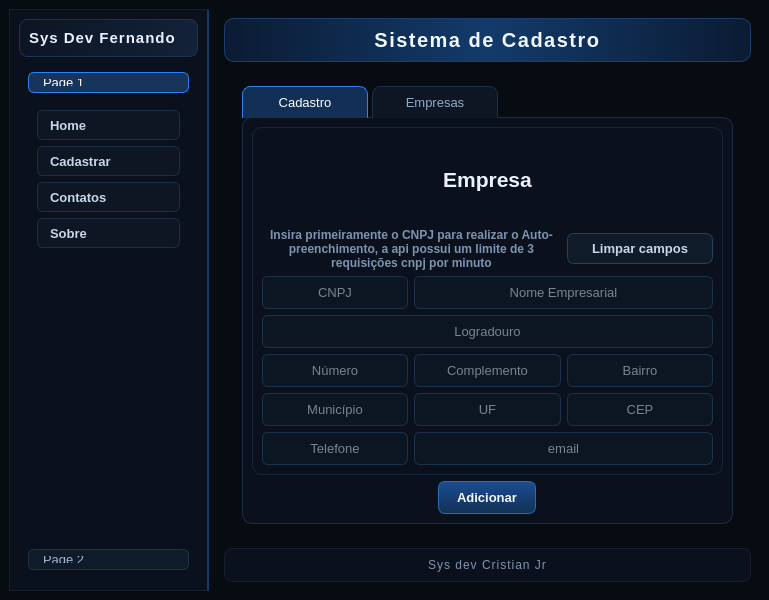
<?xml version="1.0" encoding="UTF-8"?>
<ui version="4.0">
 <class>MainWindow</class>
 <widget class="QMainWindow" name="MainWindow">
  <property name="geometry">
   <rect>
    <x>0</x>
    <y>0</y>
    <width>769</width>
    <height>600</height>
   </rect>
  </property>
  <property name="windowTitle">
   <string>MainWindow</string>
  </property>
  <property name="styleSheet">
   <string notr="true">/* ==================== TEMA: PRETO + AZUL ESCURO ==================== */
QWidget {
    background-color: transparent;
    color: #D7E3F4;
    font-size: 10pt;
}
QMainWindow, QWidget#centralwidget {
    background-color: #070B12;
}
/* --------------------------- Containers base --------------------------- */
#main_container {
    background-color: #070B12;
    border: none;
}
#left_container {
    background-color: #0A111C;
    border: 1px solid #14202F;
    border-right: 2px solid #1B3A63;
    border-radius: 0px;
}
#frame {
    background-color: qlineargradient(x1:0, y1:0, x2:1, y2:0, stop:0 #0D1524, stop:1 #122238);
    border: 1px solid #1E3350;
    border-radius: 8px;
}
#frame QLabel {
    color: #EAF2FF;
    font-size: 11pt;
    font-weight: 700;
    letter-spacing: 1px;
}
#frame_2, #frmMain, #Pages, #toolBox, #pg_home, #pg_cadastrar,
#pg_contatos, #pg_sobre, #tab, #Empresas {
    background-color: transparent;
    border: none;
}
/* ------------------------------- Cabeçalho ----------------------------- */
#frmHeader {
    background-color: qlineargradient(x1:0, y1:0, x2:1, y2:0, stop:0 #0B1B33, stop:0.5 #123B6B, stop:1 #0B1B33);
    border: 1px solid #1E3F6B;
    border-radius: 10px;
}
#frmHeader QLabel {
    color: #F2F8FF;
    font-size: 15pt;
    font-weight: 700;
    letter-spacing: 1.5px;
}
/* -------------------------------- Rodapé ------------------------------- */
#frmfooter {
    background-color: #0A111C;
    border: 1px solid #14202F;
    border-radius: 8px;
}
#frmfooter QLabel {
    color: #7F94B0;
    font-size: 9pt;
    letter-spacing: 1px;
}
/* --------------------------- Menu lateral (toolbox) -------------------- */
QToolBox {
    background-color: transparent;
    border: none;
}
QToolBox::tab {
    background-color: #101B2A;
    color: #9FB6D4;
    border: 1px solid #1E3350;
    border-radius: 6px;
    padding: 6px 10px;
    margin-bottom: 2px;
}
QToolBox::tab:selected {
    background-color: #16345C;
    color: #FFFFFF;
    border-color: #2F81F7;
}
QToolBox::tab:hover {
    background-color: #14273F;
}
#btn_home, #btn_cadastrar, #btn_contatos, #btn_sobre {
    background-color: #0D1622;
    border: 1px solid #1B2E45;
    border-radius: 6px;
    color: #C6D7EC;
    text-align: left;
    padding: 6px 12px;
}
#btn_home:hover, #btn_cadastrar:hover, #btn_contatos:hover, #btn_sobre:hover {
    background-color: #14304F;
    border-color: #2F81F7;
    color: #FFFFFF;
}
#btn_home:pressed, #btn_cadastrar:pressed, #btn_contatos:pressed, #btn_sobre:pressed {
    background-color: #0A2540;
}
/* --------------------------------- Abas -------------------------------- */
QTabWidget::pane {
    background-color: #0A111C;
    border: 1px solid #1B2E45;
    border-radius: 10px;
    top: -1px;
}
QTabBar::tab {
    background-color: #0D1622;
    color: #93A9C6;
    border: 1px solid #1B2E45;
    border-bottom: none;
    border-top-left-radius: 8px;
    border-top-right-radius: 8px;
    padding: 8px 22px;
    margin-right: 4px;
    min-width: 80px;
}
QTabBar::tab:selected {
    background-color: #123055;
    color: #FFFFFF;
    border-color: #2F81F7;
}
QTabBar::tab:hover {
    color: #FFFFFF;
    background-color: #14273F;
}
/* ---------------------------- Campos de texto -------------------------- */
QLineEdit {
    background-color: #0C1522;
    border: 1px solid #1D3149;
    border-radius: 6px;
    padding: 7px 10px;
    color: #E7F0FC;
    placeholder-text-color: #647A96;
    selection-background-color: #1F6FD0;
    selection-color: #FFFFFF;
}
QLineEdit:hover {
    border-color: #2A4A72;
}
QLineEdit:focus {
    background-color: #0E1A2A;
    border: 1px solid #2F81F7;
}
/* -------------------------------- Botões ------------------------------- */
QPushButton {
    background-color: qlineargradient(x1:0, y1:0, x2:0, y2:1, stop:0 #1B4D91, stop:1 #123055);
    border: 1px solid #2C6BB8;
    border-radius: 7px;
    color: #F2F8FF;
    font-weight: 600;
    padding: 8px 18px;
}
QPushButton:hover {
    background-color: #2670C7;
    border-color: #4C9BF5;
}
QPushButton:pressed {
    background-color: #0E2440;
}
QPushButton:disabled {
    background-color: #0C131D;
    border-color: #1A2637;
    color: #5B6B80;
}
#btn_limpar {
    background-color: #101B2A;
    border-color: #26405E;
    color: #C6D7EC;
    padding: 7px 14px;
}
#btn_limpar:hover {
    background-color: #16304F;
    border-color: #2F81F7;
    color: #FFFFFF;
}
/* --------------------------------- Tabela ------------------------------ */
QTableWidget {
    background-color: #0A121D;
    alternate-background-color: #0D1726;
    gridline-color: #1A2B40;
    border: 1px solid #1D3149;
    border-radius: 8px;
    color: #DCE8F7;
    selection-background-color: #1C5FA8;
    selection-color: #FFFFFF;
}
QTableWidget::item {
    padding: 6px;
    border: none;
}
QTableWidget::item:selected {
    background-color: #1C5FA8;
    color: #FFFFFF;
}
QHeaderView::section {
    background-color: #10203A;
    color: #BFD4EE;
    border: none;
    border-right: 1px solid #1B2E45;
    border-bottom: 1px solid #1B2E45;
    padding: 7px 8px;
    font-weight: 700;
    font-size: 9pt;
    letter-spacing: 0.5px;
}
QHeaderView::section:hover {
    background-color: #16304F;
}
QTableCornerButton::section {
    background-color: #10203A;
    border: none;
}
/* ------------------------------ Painéis do form ------------------------ */
#frame_3, #frame_4 {
    background-color: #0A111C;
    border: 1px solid #16263B;
    border-radius: 10px;
}
/* -------------------------------- Labels ------------------------------- */
QLabel {
    background-color: transparent;
    color: #D7E3F4;
}
#nomeEmpresa {
    color: #EAF3FF;
}
#label_5, #label_8 {
    color: #EAF3FF;
    letter-spacing: 2px;
}
#label_9 {
    color: #B8CBE3;
    font-size: 11pt;
}
#label_12 {
    color: #7E93B0;
    font-size: 9pt;
}
#label_4, #label_11 {
    color: #C7D8EE;
}
/* --------------------------- Logo na tela Home ------------------------- */
#label_7 {
    background-color: qlineargradient(x1:0, y1:0, x2:0, y2:1, stop:0 #F4F9FF, stop:1 #C9DDF5);
    border: 1px solid #2F81F7;
    border-radius: 18px;
}
/* -------------------------------- Splitter ----------------------------- */
#splitter::handle {
    background-color: #1B2E45;
    width: 2px;
}
/* ------------------------------ Scrollbars ----------------------------- */
QScrollBar:vertical {
    background-color: #0A111C;
    width: 12px;
    margin: 0px;
    border: none;
}
QScrollBar::handle:vertical {
    background-color: #1E3B5E;
    min-height: 30px;
    border-radius: 6px;
}
QScrollBar::handle:vertical:hover {
    background-color: #2F6BA8;
}
QScrollBar:horizontal {
    background-color: #0A111C;
    height: 12px;
    margin: 0px;
    border: none;
}
QScrollBar::handle:horizontal {
    background-color: #1E3B5E;
    min-width: 30px;
    border-radius: 6px;
}
QScrollBar::handle:horizontal:hover {
    background-color: #2F6BA8;
}
QScrollBar::add-line, QScrollBar::sub-line {
    background: none;
    border: none;
    width: 0px;
    height: 0px;
}
QScrollBar::add-page, QScrollBar::sub-page {
    background: transparent;
}
/* --------------------------- Dicas (tooltip) --------------------------- */
QToolTip {
    background-color: #0D1A2A;
    color: #DCE8F7;
    border: 1px solid #2F81F7;
    padding: 4px;
}</string>
  </property>
  <widget class="QWidget" name="centralwidget">
   <property name="styleSheet">
    <string notr="true"/>
   </property>
   <layout class="QHBoxLayout" name="horizontalLayout">
    <item>
     <widget class="QFrame" name="left_container">
      <property name="maximumSize">
       <size>
        <width>200</width>
        <height>16777215</height>
       </size>
      </property>
      <property name="styleSheet">
       <string notr="true"/>
      </property>
      <property name="frameShape">
       <enum>QFrame::Shape::StyledPanel</enum>
      </property>
      <property name="frameShadow">
       <enum>QFrame::Shadow::Raised</enum>
      </property>
      <layout class="QVBoxLayout" name="verticalLayout_2">
       <item>
        <widget class="QFrame" name="frame">
         <property name="styleSheet">
          <string notr="true"/>
         </property>
         <property name="frameShape">
          <enum>QFrame::Shape::StyledPanel</enum>
         </property>
         <property name="frameShadow">
          <enum>QFrame::Shadow::Raised</enum>
         </property>
         <layout class="QHBoxLayout" name="horizontalLayout_4">
          <item>
           <widget class="QLabel" name="label_3">
            <property name="text">
             <string>Sys Dev Fernando</string>
            </property>
           </widget>
          </item>
         </layout>
        </widget>
       </item>
       <item>
        <widget class="QFrame" name="frame_2">
         <property name="styleSheet">
          <string notr="true"/>
         </property>
         <property name="frameShape">
          <enum>QFrame::Shape::StyledPanel</enum>
         </property>
         <property name="frameShadow">
          <enum>QFrame::Shadow::Raised</enum>
         </property>
         <layout class="QVBoxLayout" name="verticalLayout_3">
          <item>
           <widget class="QToolBox" name="toolBox">
            <property name="minimumSize">
             <size>
              <width>161</width>
              <height>0</height>
             </size>
            </property>
            <property name="styleSheet">
             <string notr="true"/>
            </property>
            <property name="currentIndex">
             <number>0</number>
            </property>
            <widget class="QWidget" name="page">
             <property name="geometry">
              <rect>
               <x>0</x>
               <y>0</y>
               <width>161</width>
               <height>443</height>
              </rect>
             </property>
             <property name="styleSheet">
              <string notr="true"/>
             </property>
             <attribute name="label">
              <string>Page 1</string>
             </attribute>
             <layout class="QVBoxLayout" name="verticalLayout_4">
              <item>
               <widget class="QPushButton" name="btn_home">
                <property name="minimumSize">
                 <size>
                  <width>0</width>
                  <height>30</height>
                 </size>
                </property>
                <property name="font">
                 <font>
                  <pointsize>10</pointsize>
                  <fontweight>DemiBold</fontweight>
                 </font>
                </property>
                <property name="cursor">
                 <cursorShape>PointingHandCursor</cursorShape>
                </property>
                <property name="text">
                 <string>Home</string>
                </property>
               </widget>
              </item>
              <item>
               <widget class="QPushButton" name="btn_cadastrar">
                <property name="minimumSize">
                 <size>
                  <width>0</width>
                  <height>30</height>
                 </size>
                </property>
                <property name="font">
                 <font>
                  <pointsize>10</pointsize>
                  <fontweight>DemiBold</fontweight>
                 </font>
                </property>
                <property name="cursor">
                 <cursorShape>PointingHandCursor</cursorShape>
                </property>
                <property name="text">
                 <string>Cadastrar</string>
                </property>
               </widget>
              </item>
              <item>
               <widget class="QPushButton" name="btn_contatos">
                <property name="minimumSize">
                 <size>
                  <width>0</width>
                  <height>30</height>
                 </size>
                </property>
                <property name="font">
                 <font>
                  <pointsize>10</pointsize>
                  <fontweight>DemiBold</fontweight>
                 </font>
                </property>
                <property name="cursor">
                 <cursorShape>PointingHandCursor</cursorShape>
                </property>
                <property name="text">
                 <string>Contatos</string>
                </property>
               </widget>
              </item>
              <item>
               <widget class="QPushButton" name="btn_sobre">
                <property name="minimumSize">
                 <size>
                  <width>0</width>
                  <height>30</height>
                 </size>
                </property>
                <property name="font">
                 <font>
                  <pointsize>10</pointsize>
                  <fontweight>DemiBold</fontweight>
                 </font>
                </property>
                <property name="cursor">
                 <cursorShape>PointingHandCursor</cursorShape>
                </property>
                <property name="text">
                 <string>Sobre</string>
                </property>
               </widget>
              </item>
              <item>
               <spacer name="verticalSpacer">
                <property name="orientation">
                 <enum>Qt::Orientation::Vertical</enum>
                </property>
                <property name="sizeHint" stdset="0">
                 <size>
                  <width>20</width>
                  <height>40</height>
                 </size>
                </property>
               </spacer>
              </item>
             </layout>
            </widget>
            <widget class="QWidget" name="page_2">
             <property name="geometry">
              <rect>
               <x>0</x>
               <y>0</y>
               <width>167</width>
               <height>431</height>
              </rect>
             </property>
             <property name="minimumSize">
              <size>
               <width>167</width>
               <height>100</height>
              </size>
             </property>
             <attribute name="label">
              <string>Page 2</string>
             </attribute>
             <widget class="QLabel" name="label_4">
              <property name="geometry">
               <rect>
                <x>20</x>
                <y>10</y>
                <width>111</width>
                <height>391</height>
               </rect>
              </property>
              <property name="text">
               <string>&lt;html&gt;&lt;head/&gt;&lt;body&gt;&lt;p&gt;&lt;span style=&quot; font-weight:700; font-style:italic; text-decoration: underline;&quot;&gt;Usuário: Padoka&lt;/span&gt;&lt;/p&gt;&lt;p&gt;&lt;span style=&quot; font-weight:700; font-style:italic; text-decoration: underline;&quot;&gt;Sistema: Cadastro&lt;/span&gt;&lt;/p&gt;&lt;p&gt;&lt;span style=&quot; font-weight:700; font-style:italic; text-decoration: underline;&quot;&gt;Status: Ativo&lt;/span&gt;&lt;/p&gt;&lt;p&gt;&lt;span style=&quot; font-weight:700; font-style:italic; text-decoration: underline;&quot;&gt;Venc: 31/12/2026&lt;/span&gt;&lt;/p&gt;&lt;/body&gt;&lt;/html&gt;</string>
              </property>
              <property name="alignment">
               <set>Qt::AlignmentFlag::AlignCenter</set>
              </property>
             </widget>
            </widget>
           </widget>
          </item>
         </layout>
        </widget>
       </item>
      </layout>
     </widget>
    </item>
    <item>
     <widget class="QFrame" name="main_container">
      <property name="frameShape">
       <enum>QFrame::Shape::StyledPanel</enum>
      </property>
      <property name="frameShadow">
       <enum>QFrame::Shadow::Raised</enum>
      </property>
      <layout class="QVBoxLayout" name="verticalLayout">
       <item>
        <widget class="QFrame" name="frmHeader">
         <property name="frameShape">
          <enum>QFrame::Shape::StyledPanel</enum>
         </property>
         <property name="frameShadow">
          <enum>QFrame::Shadow::Raised</enum>
         </property>
         <layout class="QHBoxLayout" name="horizontalLayout_2">
          <item>
           <widget class="QLabel" name="label">
            <property name="text">
             <string>Sistema de Cadastro</string>
            </property>
            <property name="alignment">
             <set>Qt::AlignmentFlag::AlignCenter</set>
            </property>
           </widget>
          </item>
         </layout>
        </widget>
       </item>
       <item>
        <widget class="QFrame" name="frmMain">
         <property name="sizePolicy">
          <sizepolicy hsizetype="Preferred" vsizetype="Expanding">
           <horstretch>0</horstretch>
           <verstretch>0</verstretch>
          </sizepolicy>
         </property>
         <property name="styleSheet">
          <string notr="true"/>
         </property>
         <property name="frameShape">
          <enum>QFrame::Shape::StyledPanel</enum>
         </property>
         <property name="frameShadow">
          <enum>QFrame::Shadow::Raised</enum>
         </property>
         <layout class="QVBoxLayout" name="verticalLayout_5">
          <item>
           <widget class="QStackedWidget" name="Pages">
            <property name="cursor">
             <cursorShape>PointingHandCursor</cursorShape>
            </property>
            <property name="styleSheet">
             <string notr="true"/>
            </property>
            <property name="currentIndex">
             <number>1</number>
            </property>
            <widget class="QWidget" name="pg_home">
             <layout class="QVBoxLayout" name="verticalLayout_6">
              <item alignment="Qt::AlignmentFlag::AlignHCenter|Qt::AlignmentFlag::AlignVCenter">
               <widget class="QLabel" name="label_7">
                <property name="minimumSize">
                 <size>
                  <width>300</width>
                  <height>270</height>
                 </size>
                </property>
                <property name="maximumSize">
                 <size>
                  <width>300</width>
                  <height>270</height>
                 </size>
                </property>
                <property name="text">
                 <string>&lt;html&gt;&lt;head/&gt;&lt;body&gt;&lt;p&gt;&lt;img src=&quot;:/myrecursos/logo_sysdev_240px.png&quot;/&gt;&lt;/p&gt;&lt;/body&gt;&lt;/html&gt;</string>
                </property>
                <property name="alignment">
                 <set>Qt::AlignmentFlag::AlignCenter</set>
                </property>
               </widget>
              </item>
             </layout>
            </widget>
            <widget class="QWidget" name="pg_cadastrar">
             <layout class="QVBoxLayout" name="verticalLayout_7">
              <item>
               <widget class="QTabWidget" name="tabWidget">
                <property name="currentIndex">
                 <number>0</number>
                </property>
                <widget class="QWidget" name="tab">
                 <attribute name="title">
                  <string>Cadastro</string>
                 </attribute>
                 <layout class="QVBoxLayout" name="verticalLayout_10">
                  <item>
                   <widget class="QFrame" name="frame_4">
                    <property name="frameShape">
                     <enum>QFrame::Shape::StyledPanel</enum>
                    </property>
                    <property name="frameShadow">
                     <enum>QFrame::Shadow::Raised</enum>
                    </property>
                    <layout class="QGridLayout" name="gridLayout">
                     <item row="4" column="0" colspan="3">
                      <widget class="QLineEdit" name="txt_logradouro">
                       <property name="alignment">
                        <set>Qt::AlignmentFlag::AlignCenter</set>
                       </property>
                       <property name="placeholderText">
                        <string>Logradouro</string>
                       </property>
                      </widget>
                     </item>
                     <item row="5" column="2">
                      <widget class="QLineEdit" name="txt_bairro">
                       <property name="alignment">
                        <set>Qt::AlignmentFlag::AlignCenter</set>
                       </property>
                       <property name="placeholderText">
                        <string>Bairro</string>
                       </property>
                      </widget>
                     </item>
                     <item row="0" column="0" colspan="3">
                      <widget class="QLabel" name="nomeEmpresa">
                       <property name="text">
                        <string>&lt;html&gt;&lt;head/&gt;&lt;body&gt;&lt;p align=&quot;center&quot;&gt;&lt;span style=&quot; font-size:16pt; font-weight:700;&quot;&gt;Empresa&lt;/span&gt;&lt;/p&gt;&lt;/body&gt;&lt;/html&gt;</string>
                       </property>
                      </widget>
                     </item>
                     <item row="5" column="0">
                      <widget class="QLineEdit" name="txt_numero">
                       <property name="alignment">
                        <set>Qt::AlignmentFlag::AlignCenter</set>
                       </property>
                       <property name="placeholderText">
                        <string>Número</string>
                       </property>
                      </widget>
                     </item>
                     <item row="7" column="0">
                      <widget class="QLineEdit" name="txt_telefone">
                       <property name="alignment">
                        <set>Qt::AlignmentFlag::AlignCenter</set>
                       </property>
                       <property name="placeholderText">
                        <string>Telefone</string>
                       </property>
                      </widget>
                     </item>
                     <item row="5" column="1">
                      <widget class="QLineEdit" name="txt_complemento">
                       <property name="alignment">
                        <set>Qt::AlignmentFlag::AlignCenter</set>
                       </property>
                       <property name="placeholderText">
                        <string>Complemento</string>
                       </property>
                      </widget>
                     </item>
                     <item row="6" column="2">
                      <widget class="QLineEdit" name="txt_cep">
                       <property name="alignment">
                        <set>Qt::AlignmentFlag::AlignCenter</set>
                       </property>
                       <property name="placeholderText">
                        <string>CEP</string>
                       </property>
                      </widget>
                     </item>
                     <item row="3" column="1" colspan="2">
                      <widget class="QLineEdit" name="txt_nome_empresa">
                       <property name="alignment">
                        <set>Qt::AlignmentFlag::AlignCenter</set>
                       </property>
                       <property name="placeholderText">
                        <string>Nome Empresarial</string>
                       </property>
                      </widget>
                     </item>
                     <item row="6" column="1">
                      <widget class="QLineEdit" name="txt_uf">
                       <property name="alignment">
                        <set>Qt::AlignmentFlag::AlignCenter</set>
                       </property>
                       <property name="placeholderText">
                        <string>UF</string>
                       </property>
                      </widget>
                     </item>
                     <item row="7" column="1" colspan="2">
                      <widget class="QLineEdit" name="txt_email">
                       <property name="alignment">
                        <set>Qt::AlignmentFlag::AlignCenter</set>
                       </property>
                       <property name="placeholderText">
                        <string>email</string>
                       </property>
                      </widget>
                     </item>
                     <item row="3" column="0">
                      <widget class="QLineEdit" name="txt_cnpj">
                       <property name="alignment">
                        <set>Qt::AlignmentFlag::AlignCenter</set>
                       </property>
                       <property name="placeholderText">
                        <string>CNPJ</string>
                       </property>
                      </widget>
                     </item>
                     <item row="6" column="0">
                      <widget class="QLineEdit" name="txt_municipio">
                       <property name="alignment">
                        <set>Qt::AlignmentFlag::AlignCenter</set>
                       </property>
                       <property name="placeholderText">
                        <string>Município</string>
                       </property>
                      </widget>
                     </item>
                     <item row="2" column="2">
                      <widget class="QPushButton" name="btn_limpar">
                       <property name="text">
                        <string>Limpar campos</string>
                       </property>
                      </widget>
                     </item>
                     <item row="2" column="0" colspan="2">
                      <widget class="QLabel" name="label_12">
                       <property name="text">
                        <string>&lt;html&gt;&lt;head/&gt;&lt;body&gt;&lt;p&gt;&lt;span style=&quot; font-weight:700;&quot;&gt;Insira primeiramente o CNPJ para realizar o Auto-preenchimento,  a api possui um limite de 3 requisições cnpj por minuto&lt;/span&gt;&lt;/p&gt;&lt;/body&gt;&lt;/html&gt;</string>
                       </property>
                       <property name="alignment">
                        <set>Qt::AlignmentFlag::AlignBottom|Qt::AlignmentFlag::AlignHCenter</set>
                       </property>
                       <property name="wordWrap">
                        <bool>true</bool>
                       </property>
                      </widget>
                     </item>
                    </layout>
                   </widget>
                  </item>
                  <item alignment="Qt::AlignmentFlag::AlignHCenter">
                   <widget class="QPushButton" name="btnAdicionar">
                    <property name="text">
                     <string>Adicionar</string>
                    </property>
                   </widget>
                  </item>
                 </layout>
                </widget>
                <widget class="QWidget" name="Empresas">
                 <attribute name="title">
                  <string>Empresas</string>
                 </attribute>
                 <layout class="QVBoxLayout" name="verticalLayout_9">
                  <item>
                   <widget class="QLabel" name="label_5">
                    <property name="font">
                     <font>
                      <pointsize>10</pointsize>
                      <bold>true</bold>
                     </font>
                    </property>
                    <property name="layoutDirection">
                     <enum>Qt::LayoutDirection::LeftToRight</enum>
                    </property>
                    <property name="text">
                     <string>EMPRESAS</string>
                    </property>
                    <property name="alignment">
                     <set>Qt::AlignmentFlag::AlignCenter</set>
                    </property>
                   </widget>
                  </item>
                  <item>
                   <layout class="QHBoxLayout" name="horizontalLayout_5">
                    <item>
                     <widget class="QTableWidget" name="Table">
                      <column>
                       <property name="text">
                        <string>CNPJ</string>
                       </property>
                      </column>
                      <column>
                       <property name="text">
                        <string>NOME</string>
                       </property>
                      </column>
                      <column>
                       <property name="text">
                        <string>LOGRADOURO</string>
                       </property>
                      </column>
                      <column>
                       <property name="text">
                        <string>NÚMERO</string>
                       </property>
                      </column>
                      <column>
                       <property name="text">
                        <string>COMPLEMENTO</string>
                       </property>
                      </column>
                      <column>
                       <property name="text">
                        <string>BAIRRO</string>
                       </property>
                      </column>
                      <column>
                       <property name="text">
                        <string>MUNICÍPIO</string>
                       </property>
                      </column>
                      <column>
                       <property name="text">
                        <string>UF</string>
                       </property>
                      </column>
                      <column>
                       <property name="text">
                        <string>CEP</string>
                       </property>
                      </column>
                      <column>
                       <property name="text">
                        <string>TELEFONE</string>
                       </property>
                      </column>
                      <column>
                       <property name="text">
                        <string>E-MAIL</string>
                       </property>
                      </column>
                     </widget>
                    </item>
                    <item>
                     <widget class="QFrame" name="frame_3">
                      <property name="frameShape">
                       <enum>QFrame::Shape::StyledPanel</enum>
                      </property>
                      <property name="frameShadow">
                       <enum>QFrame::Shadow::Raised</enum>
                      </property>
                      <layout class="QVBoxLayout" name="verticalLayout_8">
                       <item>
                        <widget class="QPushButton" name="btnAlterar">
                         <property name="text">
                          <string>Alterar</string>
                         </property>
                        </widget>
                       </item>
                       <item>
                        <widget class="QPushButton" name="btnExcluir">
                         <property name="text">
                          <string>Excluir</string>
                         </property>
                        </widget>
                       </item>
                       <item>
                        <widget class="QPushButton" name="btnExcel">
                         <property name="text">
                          <string>Gerar Excel</string>
                         </property>
                        </widget>
                       </item>
                       <item>
                        <spacer name="verticalSpacer_2">
                         <property name="orientation">
                          <enum>Qt::Orientation::Vertical</enum>
                         </property>
                         <property name="sizeHint" stdset="0">
                          <size>
                           <width>20</width>
                           <height>40</height>
                          </size>
                         </property>
                        </spacer>
                       </item>
                      </layout>
                     </widget>
                    </item>
                   </layout>
                  </item>
                 </layout>
                </widget>
               </widget>
              </item>
             </layout>
            </widget>
            <widget class="QWidget" name="pg_contatos">
             <widget class="QSplitter" name="splitter">
              <property name="geometry">
               <rect>
                <x>150</x>
                <y>190</y>
                <width>161</width>
                <height>32</height>
               </rect>
              </property>
              <property name="orientation">
               <enum>Qt::Orientation::Horizontal</enum>
              </property>
              <widget class="QLabel" name="label_10">
               <property name="text">
                <string>&lt;html&gt;&lt;head/&gt;&lt;body&gt;&lt;p&gt;&lt;img src=&quot;:/myrecursos/whatsApp.png&quot;/&gt;&lt;/p&gt;&lt;/body&gt;&lt;/html&gt;</string>
               </property>
              </widget>
              <widget class="QLabel" name="label_11">
               <property name="text">
                <string>&lt;html&gt;&lt;head/&gt;&lt;body&gt;&lt;p&gt;+55 43 98382-9134&lt;/p&gt;&lt;/body&gt;&lt;/html&gt;</string>
               </property>
              </widget>
             </widget>
            </widget>
            <widget class="QWidget" name="pg_sobre">
             <layout class="QVBoxLayout" name="verticalLayout_11">
              <item>
               <widget class="QLabel" name="label_8">
                <property name="text">
                 <string>&lt;html&gt;&lt;head/&gt;&lt;body&gt;&lt;p align=&quot;center&quot;&gt;&lt;span style=&quot; font-size:14pt;&quot;&gt;SOBRE&lt;/span&gt;&lt;/p&gt;&lt;/body&gt;&lt;/html&gt;</string>
                </property>
               </widget>
              </item>
              <item>
               <widget class="QLabel" name="label_9">
                <property name="text">
                 <string>&lt;html&gt;&lt;head/&gt;&lt;body&gt;&lt;p align=&quot;center&quot;&gt;Este sistema faz consulta do CNPJ utilizando API da Receita Federal e faz o cadastro em um banco de dados. O objetivo deste sistema é ensinar como utilizar Python e o QT para desenvolver aplicações modernas e funcionais.&lt;/p&gt;&lt;/body&gt;&lt;/html&gt;</string>
                </property>
                <property name="wordWrap">
                 <bool>true</bool>
                </property>
               </widget>
              </item>
             </layout>
            </widget>
           </widget>
          </item>
         </layout>
        </widget>
       </item>
       <item>
        <widget class="QFrame" name="frmfooter">
         <property name="frameShape">
          <enum>QFrame::Shape::StyledPanel</enum>
         </property>
         <property name="frameShadow">
          <enum>QFrame::Shadow::Raised</enum>
         </property>
         <layout class="QHBoxLayout" name="horizontalLayout_3">
          <item>
           <widget class="QLabel" name="label_2">
            <property name="text">
             <string>Sys dev Cristian Jr</string>
            </property>
            <property name="alignment">
             <set>Qt::AlignmentFlag::AlignCenter</set>
            </property>
           </widget>
          </item>
         </layout>
        </widget>
       </item>
      </layout>
     </widget>
    </item>
   </layout>
  </widget>
 </widget>
 <resources>
  <include location="imgs/myrecursos.qrc"/>
 </resources>
 <connections/>
</ui>
